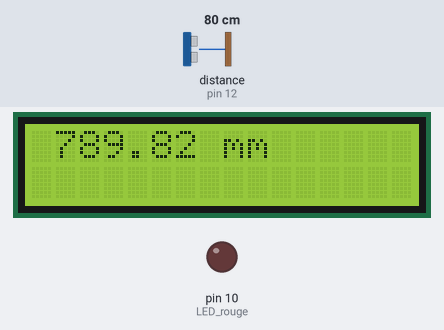
Simulated run of this sketch. Board: Arduino Uno, built with avr-gcc and run on an emulated ATmega328P. Parts: 16×2 character LCD, output pins drawn as LEDs (lit = HIGH). Wiring (inferred from the names in the program): ultrasonic range finder: trigger pin 13; echo pin 12. Dashed ring = blinking. Inputs (shaded band) come from the test bench; at power-on: distance to the obstacle (sensor on pin 12) 80 cm. The echo pulse lasts 58.3 µs per cm; pins used as bus, display or sensor lines are not drawn; what the sketch prints to the serial monitor is not drawn.

Above: at 2.2 s.
2.3 s: distance to the obstacle (sensor on pin 12) set to 12 cm
At 3.5 s:
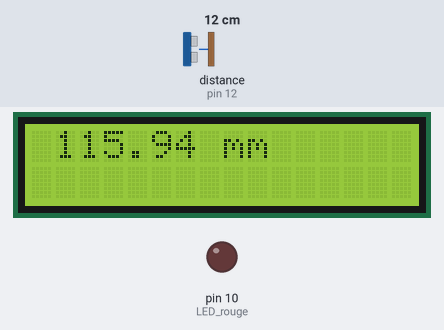
5.3 s: distance to the obstacle (sensor on pin 12) set to 9 cm
At 5.51 s:
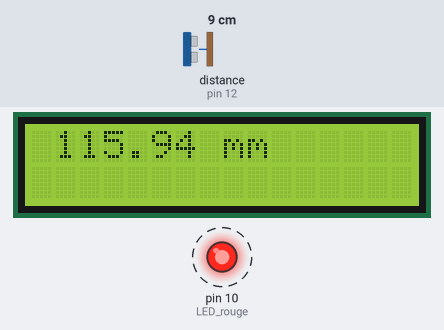
8.1 s: distance to the obstacle (sensor on pin 12) set to 2 cm
At 8.87 s:
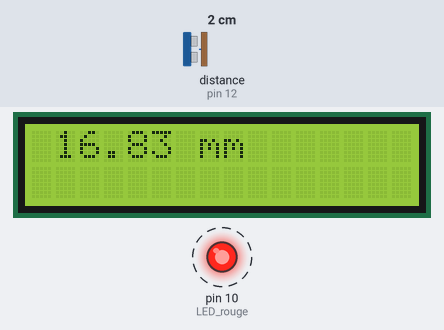
Timing chart, 0 to 15.9 s (numbered marks = the images above; inputs shaded):
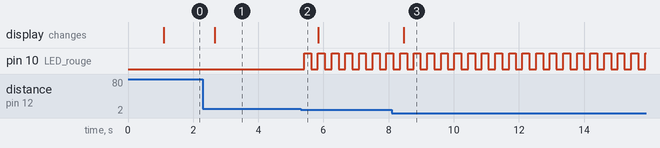

Measured:
- the behaviour switches between 11 and 10 cm on distance to the obstacle (sensor on pin 12) (found by bisection; images 1 and 2)
- after the input at 2.3 s, the display: changes after 0.37 s (image 1)
- after the input at 5.3 s, pin 10 (LED_rouge): alternates HIGH for 0.21 s and LOW for 0.21 s, starting after 0.11 s
- after the input at 8.1 s, the display: changes after 0.36 s (image 3)

The sketch:

US.ino
```cpp
#include <LiquidCrystal_I2C.h>
#include <Wire.h>

LiquidCrystal_I2C LCD(0x27, 16, 2); // setup ecran

const byte TRIGGER_PIN = 13; // US
const byte ECHO_PIN = 12;
const byte LED_rouge = 10; // led pour proche

unsigned long startTime = 0; // timer affichage
const long myDelay = 500;
unsigned long startTimeLed = 0; // timer led
const long myDelayLed = 200;
bool onLed;
const unsigned long MEASURE_TIMEOUT = 25000UL; // 25ms = ~8m à 340m/s, temps limite pour la mesure de distance

const float SOUND_SPEED = 340.0 / 1000; // Vitesse du son dans l'air en mm/us

void setup()
{
  Serial.begin(9600);
  pinMode(TRIGGER_PIN, OUTPUT);
  digitalWrite(TRIGGER_PIN, LOW);
  pinMode(ECHO_PIN, INPUT);
  pinMode(LED_rouge, OUTPUT);
  LCD.init();
  LCD.backlight();
  LCD.setCursor(1, 0);
  LCD.print("MESURE");
  LCD.setCursor(4, 1);
  LCD.print("ULTRA SON");
  onLed = false;
  delay(1000);
}

void loop()
{
  digitalWrite(TRIGGER_PIN, HIGH);
  delayMicroseconds(10);
  digitalWrite(TRIGGER_PIN, LOW);
  long mesure = pulseIn(ECHO_PIN, HIGH, MEASURE_TIMEOUT);
  float distance_mm = mesure / 2.0 * SOUND_SPEED;

  //Serial.print("distance mm : ");
  Serial.println(distance_mm);


  unsigned long currentTime = millis();
  unsigned long currentTimeLed = millis();
  if (currentTimeLed - startTimeLed >= myDelayLed)
  {

    startTimeLed = currentTimeLed;
    if (distance_mm < 100.0)
    {
      // Serial.println("dist<100");
      if (onLed == false)
      {
        digitalWrite(LED_rouge, HIGH);
        onLed = true;
        // Serial.println("up");
      }
      else
      {
        onLed = false;
        digitalWrite(LED_rouge, LOW);
      }
    }
    else
    {
      digitalWrite(LED_rouge, LOW);
    }
  }

  if (currentTime - startTime >= myDelay)
  {

    startTime = currentTime;
    LCD.clear();
    LCD.setCursor(1, 0);
    LCD.print(distance_mm);
    LCD.print(" mm");
  }
  delay(50);
}
```
